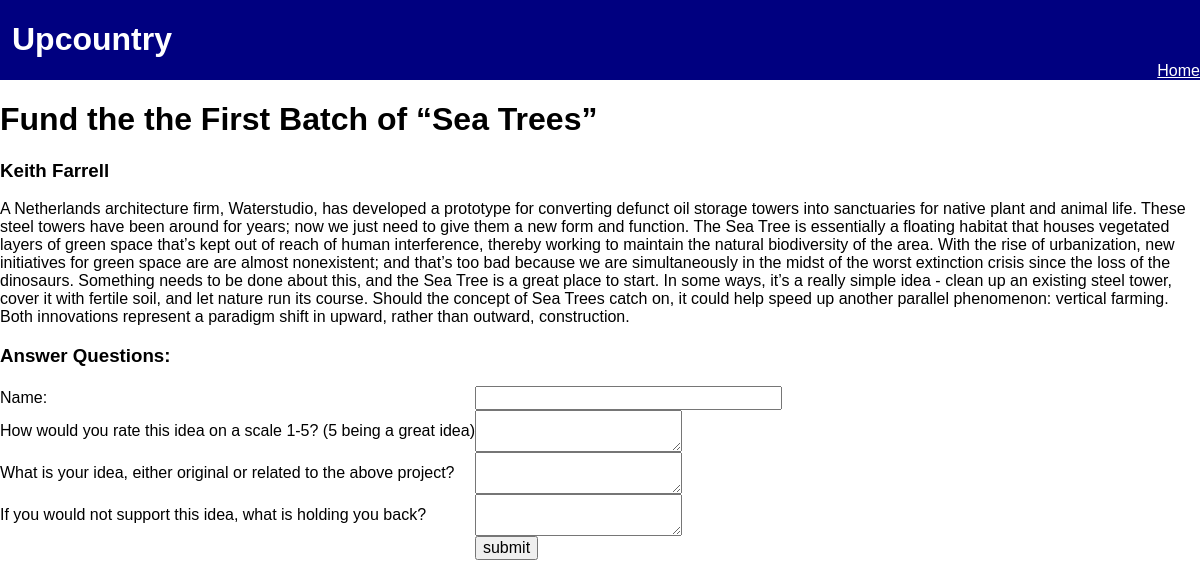
Page /answer/ on the committed database.
### app/models.py (models this page shows, shortened)
class Post(db.Model):
    id = db.Column(db.Integer, primary_key=True)
    timestamp = db.Column(db.DateTime, default=datetime.utcnow)
    author = db.Column(db.String(64))
    title = db.Column(db.String(140))
    body = db.Column(db.String(500))
    questions = db.relationship('Question', backref='post', lazy='dynamic')
    comments = db.relationship('Comment', backref='post', lazy='dynamic')

class Question(db.Model):
    id = db.Column(db.Integer, primary_key=True)
    post_id = db.Column(db.Integer, db.ForeignKey('post.id'))
    type = db.Column(db.String(1))
    body = db.Column(db.String(250))
    answers = db.relationship('Answer', backref='question', lazy='dynamic')

### app/views.py (the view, shortened to what this page needs)
@app.route('/answer/', methods=['GET','POST'])
@app.route('/answer/<post_id>', methods=['GET','POST'])
def answer(post_id=2):
    form = AnswerForm()
    post = Post.query.filter_by(id=post_id)
    num = post[0].questions.count()
    return render_template('answer.html',
                           title='Answer Questions',
                           post=post[0],
                           form=form,
                           questions=post[0].questions,
                           num=num)

### app/forms.py
class AnswerForm(Form):
    author = StringField('author', validators=[DataRequired()])
    a0 = TextAreaField('a0', validators=[DataRequired()])
    a1 = TextAreaField('a1')
    a2 = TextAreaField('a2')
    a3 = TextAreaField('a3')
    a4 = TextAreaField('a4')
    a5 = TextAreaField('a5')
    a6 = TextAreaField('a6')
    a7 = TextAreaField('a7')
    a8 = TextAreaField('a8')
    a9 = TextAreaField('a9')
    a10 = TextAreaField('a10')
    a11 = TextAreaField('a11')
    a12 = TextAreaField('a12')
    a13 = TextAreaField('a13')
    a14 = TextAreaField('a14')
    a15 = TextAreaField('a15')
    a16 = TextAreaField('a16')
    a17 = TextAreaField('a17')
    a18 = TextAreaField('a18')
    a19 = TextAreaField('a19')

### app/templates/answer.html (shortened to what this page needs)
{% extends 'base.html' %}
{% block content %}
  <h1>{{ post.title }}</h1>
  <h3>{{ post.author }}</h3>
  <p>
      {{ post.body }}
  </p>
  <p>
  <h3>Answer Questions:</h3>
  <form action="" method="post" name="answer">
      <table>
          <tr>
            <td>Name:</td>
            <td>{{ form.author(size=30, maxLength=64) }}</td>
          </tr>
          {% if num > 0 %}
          <tr>
            <td>{{ questions[0].body }}</td>
            <td>{{ form.a0(size=250, maxLength=500) }}</td>
          </tr>
          {% endif %}
          {% if num > 1 %}
          <tr>
            <td>{{ questions[1].body }}</td>
            <td>{{ form.a1(size=250, maxLength=500) }}</td>
          </tr>
          {% endif %}
          {% if num > 2 %}
          <tr>
            <td>{{ questions[2].body }}</td>
            <td>{{ form.a2(size=250, maxLength=500) }}</td>
          </tr>
          {% endif %}
          <tr>
              <td></td>
              <td><input type="submit" value="submit"></td>
          </tr>
      </table>
  </form>
{% endblock %}

### app/static/base.css (style rules this page uses)
*, *:before, *:after { box-sizing: inherit; }
html { box-sizing: border-box; }
body { font: 'Source Sans Pro', 'Helvetica'; min-width: 100%; }

### rows in the picture
Post: title "Fund the the First Batch of “Sea Trees”", author "Keith Farrell", body "A Netherlands architecture firm, Waterstudio, has developed a prototype for converting defunct oil storage towers into sanctuaries for native plant and animal life. These steel towers have been around for years; now we just need to give them a new form and function. The Sea Tree is essentially a floating habitat that houses vegetated layers of green space that’s kept out of reach of human interference, thereby working to maintain the natural biodiversity of the area. With the rise of urbanization, new initiatives for green space are are almost nonexistent; and that’s too bad because we are simultaneously in the midst of the worst extinction crisis since the loss of the dinosaurs. Something…"
Question: body "How would you rate this idea on a scale 1-5? (5 being a great idea)"
Question: body "What is your idea, either original or related to the above project?"
Question: body "If you would not support this idea, what is holding you back?"
